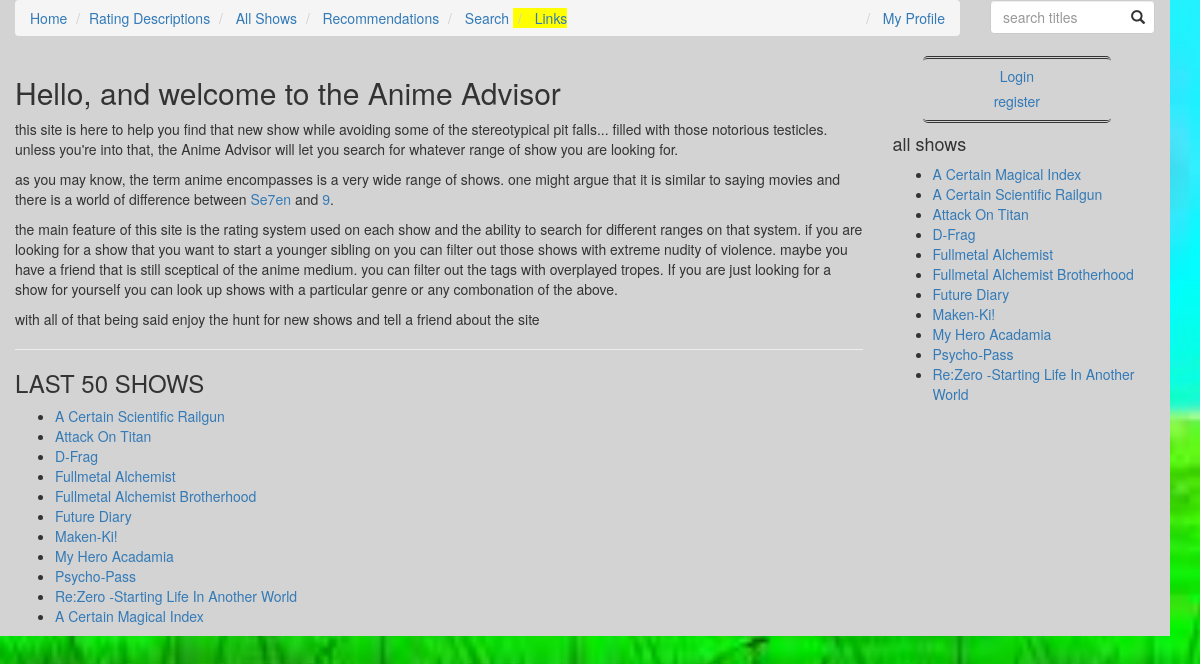
The app's page /, older data.
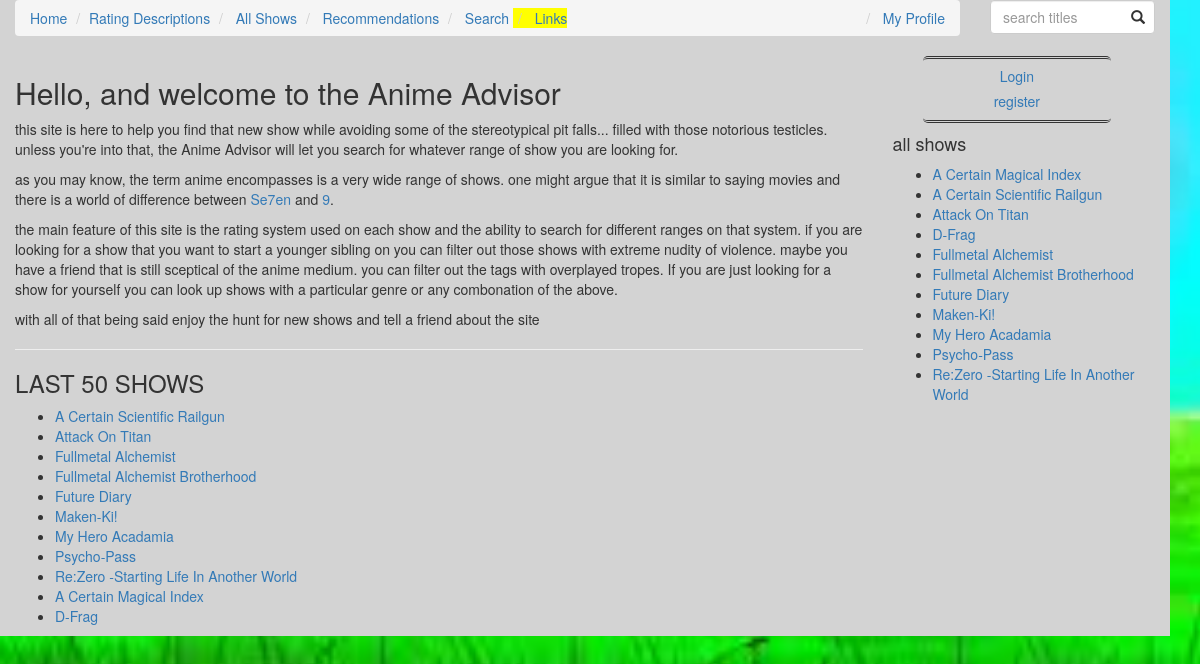
The same page, newer data.
### animeupload/models.py (models this page shows, shortened)
class Show(models.Model):
	n_choices= (
		(NONE,"none"),
		(UNDERWEAR,"underwear"),
		(CENCORED,"cencored"),
		(BUTT,"butt"),
		(BARBIE_SMOOTH,"barbie smooth"),
		(OUTINES,"outlined"),
		(NIPPLE,"nipple"),
		(FULL_FRONTAL,"full frontal"),
	)
	swares= (
		(NONE,"none"),
		(DAMN,"mild"),
		(CENCORED,"cencored"),
		(FUCK,"uncencored"),
	)
	osi_levels = (
		(NONE,"none"),
		(LIGHT,"light kissing"),
		(DEEP,"deep kissing/grope"),
		(SEX,"sex"),
	)
	osv_levels = (
		(NONE,"none"),
		(ESRB_E,"cartoon"),
		(ESRB_T,"blood"),
		(ESRB_M,"realistic"),
		(ESRB_A,"extreme"),
	)
	emotional_challenge = standard_choices
	mi_levels =(
		(NONE,"none"),
		(CORPSE_LTE,"unmarred dead"),
		(SILHOUETTE,"silhouetted dismemberment"),
		(DISMEMBERED,"dismemberment"),
	)
	gore_levels =standard_choices
	fan_levels =standard_choices
	si_levels=(
		(NONE,"none"),
		(UNINTENTIONAL,"unintentional"),
		(MISCHIEVOUS,"mischievous"),
		(MALICE_LTE,"malicious(molestation)"),
		(MALICE_HVY,"extremley malicious(rape)"),
	)
	tone_levels=(
		(LITE_TONE,"light tone"),
		(MODERATE_TONE,"moderate tone"),
		(DARK_TONE,"dark tone"),
		(ULTA_DARK_TONE,"ultra dark tone"),
	)
	ma_levels = standard_choices
	image = models.FileField(default = "images/fnf/fnf.jpg", blank=True, upload_to='images/')
	english_title = models.CharField(max_length=200)
	japanese_title = models.CharField(max_length=200, null= True)
	description = models.TextField(max_length = 1000)
	total_episodes = models.IntegerField()
	ova=  models.BooleanField(default = False)
	movies = models.IntegerField(default = 0)
	total_seasons = models.IntegerField(default = 1)
	ongoing = models.BooleanField(default = False)
	series = models.ForeignKey(Series, null = True, blank = True, on_delete=models.SET_NULL)
	nudity = models.IntegerField(default = NONE, choices= n_choices)
	on_screen_intimacy = models.IntegerField(default = NONE, choices= osi_levels)
	sexual_intent = models.IntegerField(default = NONE, choices = si_levels)
	violence = models.IntegerField(default = NONE, choices= osv_levels)
	gore = models.IntegerField(default = NONE, choices= gore_levels)
	morbid_images = models.IntegerField(default = NONE, choices= mi_levels)
	feels = models.IntegerField(default = NONE, choices= emotional_challenge)
	profanity = models.IntegerField(default = NONE, choices= swares)
	moral_ambiguity = models.IntegerField(default = NONE, choices= ma_levels)
	fan_service = models.IntegerField(default = NONE, choices= fan_levels)
	tags = models.ManyToManyField(Tag, blank=True)
	genres = models.ManyToManyField(Genre, blank=True)
	modified_date = models.DateTimeField(auto_now=True, blank = True, null=True)
	class Meta:
		ordering = ["english_title"]

### animeupload/views.py (the view)
# urls.py: url(r'^$',views.index, name='index'),
def index(request):
	shows = Show.objects.all()
	return render(request, 'animeupload/index.html', {
		'shows': shows,
		})

### firstdjango/templates/animeupload/index.html
{% extends "wsidebar.html" %}
{% block main %}
	<div class="col-xs-9">
	<h2>Hello, and welcome to the Anime Advisor</h2>
	<p>
	 this site is here to help you find that new show while avoiding some of the stereotypical pit falls... filled with those notorious testicles.
	unless you're into that, the Anime Advisor will let you search for whatever range of show you are looking for.
	</p>
	<p>
		as you may know, the term anime encompasses is a very wide range of shows. one might argue that it is similar to saying movies and there is a world of
		difference between <a href = "http://www.imdb.com/title/tt0114369/?ref_=nv_sr_1">Se7en</a> and <a href="http://www.imdb.com/title/tt0472033/?ref_=fn_al_tt_1">9</a>.
	</p>
	<p>
	the main feature of this site is the rating system used on each show and the ability to search for different ranges on that system.
	if you are looking for a show that you want to start a younger sibling on you can filter out those shows with extreme nudity of violence.
	maybe you have a friend that is still sceptical of the anime medium. you can filter out the tags with overplayed tropes.
	If you are just looking for a show for yourself you can look up shows with a particular genre or any combonation of the above.
	</p>
	<p>
	with all of that being said enjoy the hunt for new shows and tell a friend about the site
	</p>
	<hr>
	<h3>LAST 50 SHOWS</h3>
	<ul>
		{% for show in shows|dictsort:"modified_date" %}
			{% if forloop.counter0 < 50%}
			<li>
				<a href = "{% url 'show_detail' show.id %}">
					{{ show.english_title|title }}
				</a>
			</li>
			{% endif %}
		{% endfor %}
	</ul>
</div>
{% endblock %}

### firstdjango/templates/wsidebar.html
{% extends "base.html" %}
	{% block content %}
		<div class ="row">
			{% block main %}
			{% endblock %}
			{% block sidebar %}
				<div class="col-xs-3">
					<div class="row">
						<div class="col-xs-1">
						</div>
						<div class ="col-xs-10">
							<div style="border-style: double hidden; border-radius:5px; text-align: center;">
							{% if request.user.is_authenticated %}
								<h6> welcome {{ request.user.username }}</h6>
								<a href="{% url 'account_logout'%}?next={{request.path}}">logout</a>
							{% else %}
								<h5><a href="{% url 'account_login' %}?next={{request.path}}"> Login</a></h5>
								<h5> <a href="{% url 'account_signup' %}?next={% url 'index'%}"> register</a> </h5>
							{% endif %}
							</div>
						</div>
						<div class="col-xs-1">
						</div>
					</div>
					<h4>all shows</h4>
					<ul>
						{% for show in shows %}
							<li>
								<a href = "{% url 'show_detail' show.id %}">
								{{ show.english_title|title }}
								</a>
							</li>
						{% endfor %}
					</ul>
				</div>
			{% endblock sidebar %}
		</div>
	{% endblock content %}

### firstdjango/templates/base.html (shortened to what this page needs)
<!doctype html>
<html>
	<head>
		{% load staticfiles %}
		<link rel="stylesheet" href="https://maxcdn.bootstrapcdn.com/bootstrap/3.3.6/css/bootstrap.min.css">
		<link rel="stylesheet" href="{%static 'css/base.css'%}">
		<link rel="stylesheet" href="//code.jquery.com/ui/1.12.0/themes/base/jquery-ui.css">
	</head>
	<body>
		<div class = "container-fluid">
			<div class = "row" style="rgba(255,0,0,0);">
				<div class = "col-xs-10">
				<ul class="breadcrumb">
					<li> <a href="{% url 'index' %}">Home</a> </li>
					<li><a href="{% url 'rating_descriptions' %}">Rating Descriptions</a> </li>
					<li> <a href="{% url 'all_shows' %}">All Shows</a> </li>
					<li> <a href="{% url 'recommendations' %}">Recommendations</a> </li>
					<li> <a href="{% url 'search' %}">Search</a> </li>
					<li style="background-color: yellow;"> <a href="{% url 'index' %}">Links</a> </li>
					<li style="float:right;"> <a href="{% url 'my_profile' %}">My Profile</a> </li>
				</ul>
				</div>
				<div class = "col-xs-2">
					<div class="form-group has-feedback">
						<input type = "text" style="padding-right:25px;" class = "form-control" id ="search" name="search" placeholder="search titles" />
					</div>
				</div>
			</div>
					{% block content %}
					{% endblock content %}
		</div>
	</body>
</html>

### static/css/base.css (style rules this page uses)
html { height:100%; }
body { background-color: lime; background-image: url("../images/background.jpg"); background-repeat: no-repeat; background-attachment: fixed; background-size: cover; height: 100%; }
.row { background-color: lightgray; width: 100%; }

Row changes from the older to the newer data that the page shows:
changed Show "D-Frag": moves down the list
